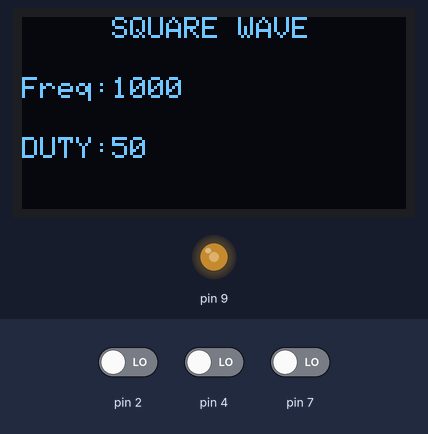
A sketch run on a simulated Arduino Uno, built with avr-gcc and run on an emulated ATmega328P. On the bench: 128×64 one-colour display, output pins drawn as LEDs (lit = HIGH). The test bench sets the inputs (shaded band); at power-on: pin 2 LOW, pin 4 LOW, pin 7 LOW.

Above: at 1.2 s.
1.3 s: pin 2 driven HIGH
At 1.53 s:
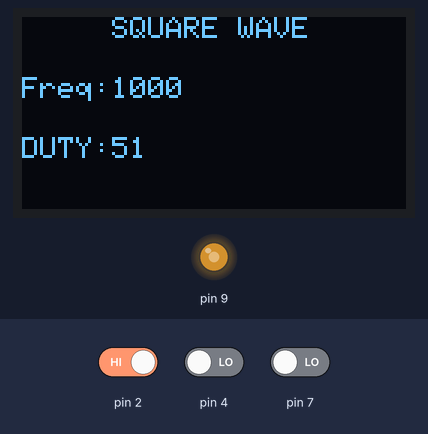
3.8 s: pin 4 driven HIGH
At 4.17 s:
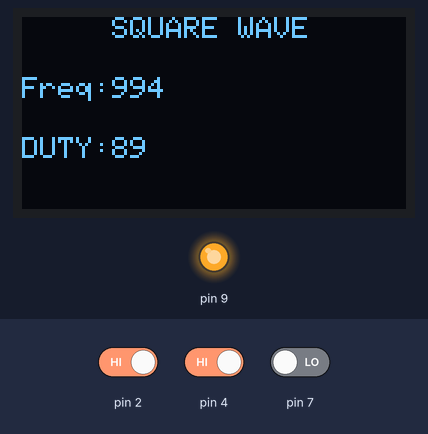
5.5 s: pin 7 driven HIGH
At 6.45 s:
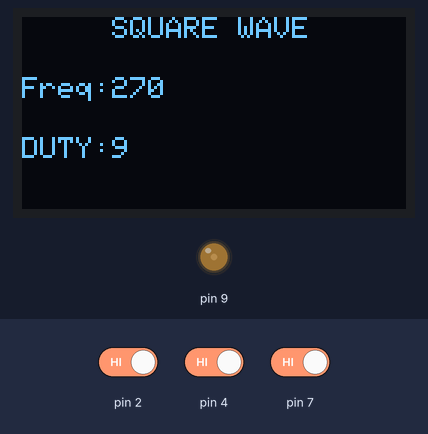
7.1 s: pin 2 driven LOW
At 8.59 s:
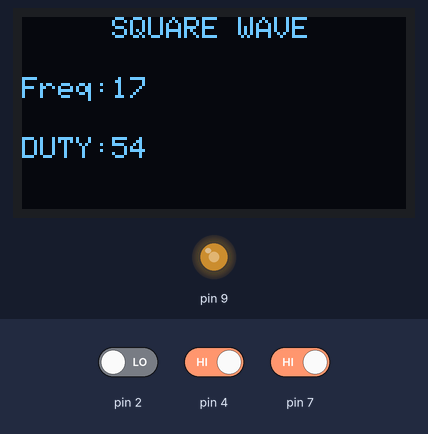
8.7 s: pin 4 driven LOW
At 10.66 s:
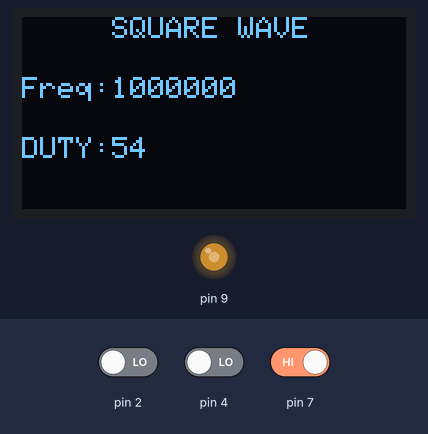
10.8 s: pin 2 driven HIGH
At 12.86 s:
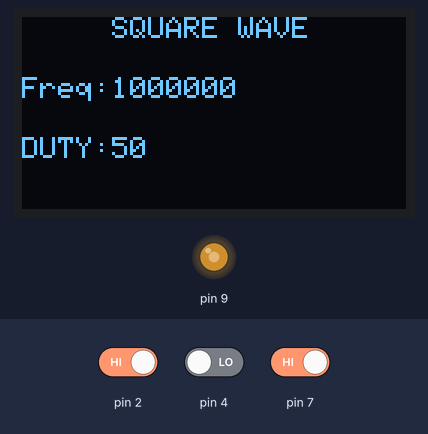
Timing chart, 0 to 28.8 s (numbered marks = the images above; inputs shaded):
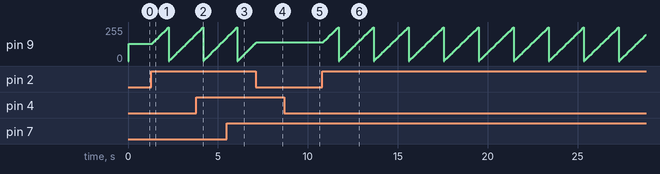

The sketch:

OLED_PWM.ino
```cpp
#include <TimerOne.h>
#include <Wire.h>
#include <Adafruit_GFX.h>
#include <Adafruit_SSD1306.h>
unsigned long t=1000,f,k=512;// default 1000 μs (1000 Hz), meander, pulse

byte k1,kn,kn1,kn2;
int drive,drive0;
#define SCREEN_WIDTH 128 // OLED display width, in pixels
#define SCREEN_HEIGHT 64 // OLED display height, in pixels

#define OLED_RESET     -1 // Reset pin # (or -1 if sharing Arduino reset pin)
#define SCREEN_ADDRESS 0x3C ///< See datasheet for Address; 0x3D for 128x64, 0x3C for 128x32
Adafruit_SSD1306 display(SCREEN_WIDTH, SCREEN_HEIGHT, &Wire, OLED_RESET);

void setup()
{
  display.begin(SSD1306_SWITCHCAPVCC, 0x3C);
  display.clearDisplay();
  pinMode(9, OUTPUT);
  pinMode(7,INPUT);
  pinMode(4,INPUT);
  pinMode(2,INPUT);
}
void loop()
{
  Timer1.initialize(t); // period
  Timer1.pwm(9, k); // k - fill factor 0-1023.
  kn=digitalRead(7);
  kn1=digitalRead(4);
  kn2=digitalRead(2);

  if(kn==HIGH){ // decreasing the period
    drive++;
    if(drive<30){
      t=t-1;
    }
    // if the button is held for a long time, the correction of the pulse


    else if(drive>30 && drive<60 ){
      t=t-10;
    }
    else if(drive>=60 && drive<100){
      t=t-100;
    }
    else if(drive>=100){
      t=t-1000;
    }
  }
  else{
    drive=0;
  }

  if(kn1==HIGH){// adding a period
    drive0++;
    if(drive0<30){
      t=t+1;
      // if the button is held for a long time, the correction of the


    }
    else if(drive0>30 && drive0<60 ){
      t=t+10;
    }
    else if(drive0>=60 && drive0<100){
      t=t+100;
    }
    else if(drive0>=100){
      t=t+1000;
    }
  }
  else{
    drive0=0;
  }
  if(t==0 || t>300000){ // limiting the pulse duration to the minimum, if


    t=1;
  }
  if(t>200000 && t<300000){ // limiting the pulse duration to the


    t=200000;
  }
  f=1000000/t; // calculate the frequency
  k1=k*100/1024; // calculate% fill factor

  if(kn2==HIGH){// button for adjusting the fill factor (in a circle from


    k=k+16;// step 16 out of 1024 (you can do 8 for smoother adjustment)
  }
  if(k==1024){
    k=0;
  }
// displaying information on the indicator
  display.clearDisplay();
  display.setTextSize(1);
  display.setTextColor(SSD1306_WHITE);
  display.setCursor(30,0);
  display.print("SQUARE WAVE");

  display.setCursor(0,20);
  display.print("Freq: ");
  display.setCursor(30,20);
  display.print(f);
  display.setCursor(0,40);
  display.print("DUTY: ");
  display.setCursor(30,40);
  display.print(k1);
  display.display();

}
```

Measured:
- after the input at 1.3 s, the display: changes after 0.07 s (image 1)
- after the input at 7.1 s, pin 9: goes on until 7.1 s, then stays 140/255
- after the input at 8.7 s, the display: first changes after 0.11 s (image 5 shows a later state)
- after the input at 10.8 s, pin 9: ramps from 0/255 to 252/255 and jumps back, once every 1.9 s; the display: first changes after 0.09 s (image 6 shows a later state)
